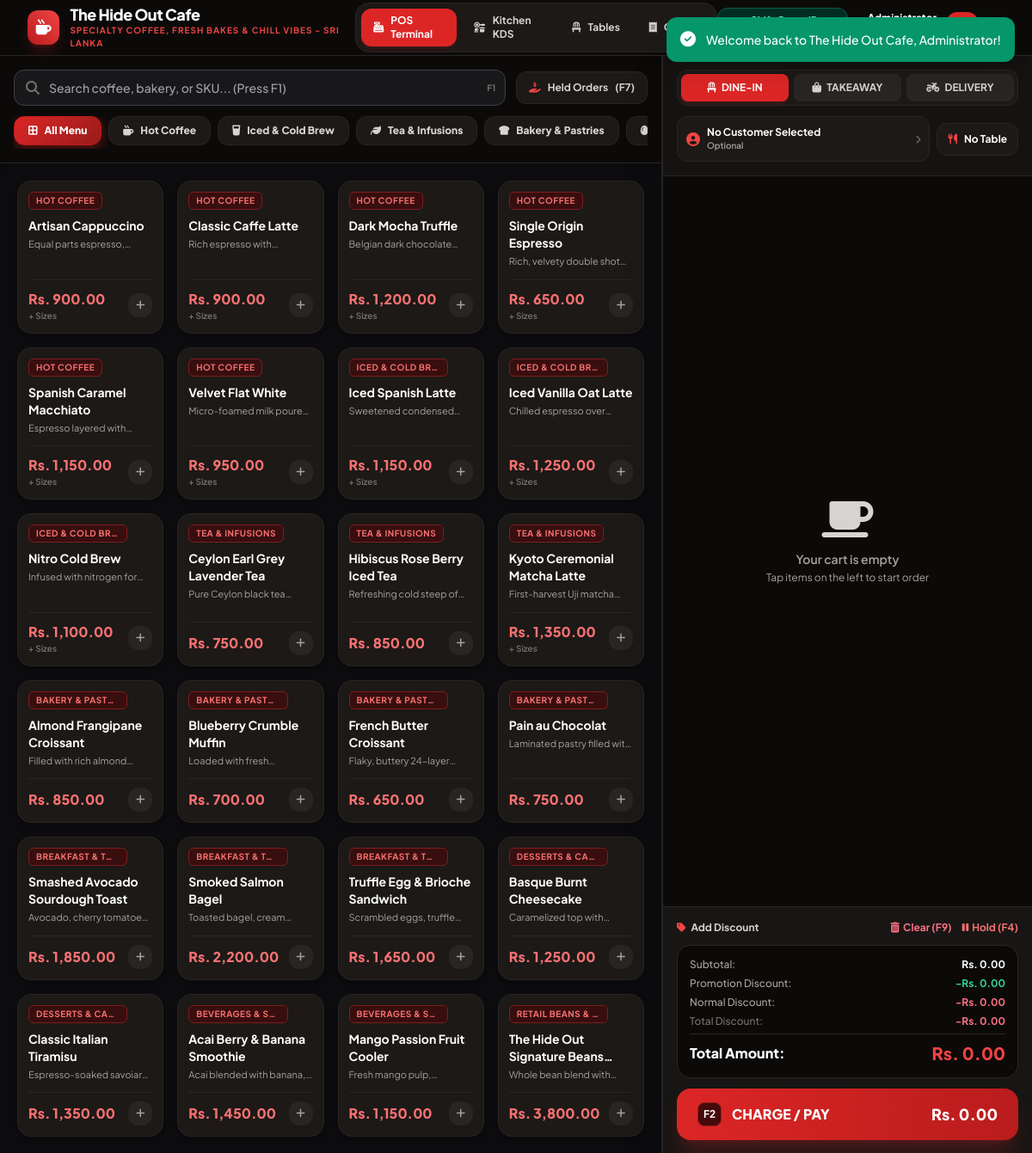
The app's page /pos.php (signed in) with its own data.
### tables this page shows
CREATE TABLE `categories` (
  `id` INT AUTO_INCREMENT PRIMARY KEY,
  `name` VARCHAR(100) NOT NULL,
  `slug` VARCHAR(100) NOT NULL UNIQUE,
  `icon` VARCHAR(50) DEFAULT 'fa-mug-hot',
  `sort_order` INT DEFAULT 0,
  `status` ENUM('active', 'inactive') NOT NULL DEFAULT 'active'
);

CREATE TABLE `products` (
  `id` INT AUTO_INCREMENT PRIMARY KEY,
  `category_id` INT NOT NULL,
  `name` VARCHAR(150) NOT NULL,
  `code` VARCHAR(50) NOT NULL UNIQUE,
  `description` TEXT NULL,
  `price` DECIMAL(10,2) NOT NULL DEFAULT 0.00,
  `cost_price` DECIMAL(10,2) NOT NULL DEFAULT 0.00,
  `image` VARCHAR(255) NULL,
  `track_stock` TINYINT(1) NOT NULL DEFAULT 1,
  `stock_quantity` INT NOT NULL DEFAULT 100,
  `alert_quantity` INT NOT NULL DEFAULT 15,
  `status` ENUM('active', 'inactive') NOT NULL DEFAULT 'active',
  FOREIGN KEY (`category_id`) REFERENCES `categories`(`id`) ON DELETE CASCADE
);

### config/database.php (called while the page is built, shortened)
<?php
class Database {
    private static ?Database $instance = null;
    private ?PDO $conn = null;
    private function __construct() {
        $dsn = "mysql:host=" . DB_HOST . ";port=" . DB_PORT . ";dbname=" . DB_NAME . ";charset=" . DB_CHARSET;
        $options = [
            PDO::ATTR_ERRMODE            => PDO::ERRMODE_EXCEPTION,
            PDO::ATTR_DEFAULT_FETCH_MODE => PDO::FETCH_ASSOC,
            PDO::ATTR_EMULATE_PREPARES   => false,
            PDO::MYSQL_ATTR_INIT_COMMAND => "SET NAMES " . DB_CHARSET
        ];
        try {
            $this->conn = new PDO($dsn, DB_USER, DB_PASS, $options);
        } catch (PDOException $e) {
            if ($e->getCode() == 1049) {
                die("<h3>Database Error:</h3><p>Database <code>" . DB_NAME . "</code> does not exist. Please import <code>database/database.sql</code> into MySQL first.</p>");
            }
            die("<h3>Database Connection Failed:</h3><p>" . htmlspecialchars($e->getMessage()) . "</p>");
        }
    }
    public static function getInstance(): Database {
        if (self::$instance === null) {
            self::$instance = new self();
        }
        return self::$instance;
    }
    public function fetchAll(string $sql, array $params = []): array {
        $stmt = $this->conn->prepare($sql);
        $stmt->execute($params);
        return $stmt->fetchAll();
    }
}
function db(): Database {
    return Database::getInstance();
}

### config/functions.php (called while the page is built, shortened)
<?php
require_once __DIR__ . '/database.php';
function e(?string $string): string {
    return htmlspecialchars($string ?? '', ENT_QUOTES, 'UTF-8');
}
function getSettings(?string $key = null) {
    static $settings = null;
    if ($settings === null) {
        try {
            $rows = db()->fetchAll("SELECT setting_key, setting_value FROM settings");
            $settings = [];
            foreach ($rows as $row) {
                $settings[$row['setting_key']] = $row['setting_value'];
            }
        } catch (Exception $e) {
            $settings = [
                'cafe_name' => 'The Hide Out Cafe',
                'cafe_tagline' => 'Artisan Coffee & Bistro - Sri Lanka',
                'cafe_phone' => '+94 77 123 4567',
                'cafe_email' => 'hello@thehideoutcafe.lk',
                'cafe_address' => 'No. 45 Beach Road, Colombo 03, Sri Lanka',
                'currency_symbol' => 'Rs.',
                'currency_code' => 'LKR',
                'tax_rate' => '0.00',
                'service_charge' => '0.00',
                'receipt_header' => "THE HIDE OUT CAFE\nSpecialty Coffee & Kitchen\nColombo, Sri Lanka",
                'receipt_footer' => "Thank you for visiting The Hide Out Cafe!\nFollow us on Instagram @TheHideOutCafeLK\nFree Wi-Fi: HideOutGuest / Pass: CoffeeTime",
                'invoice_prefix' => 'HOC-',
                'enable_loyalty' => '1',
                'points_per_dollar' => '1'
            ];
        }
    }
    if ($key !== null) {
        return $settings[$key] ?? null;
    }
    return $settings;
}

### pos.php (the view, shortened to what this page needs)
<?php
require_once __DIR__ . '/config/functions.php';
$settings = getSettings();
$categories = db()->fetchAll("SELECT * FROM categories WHERE status = 'active' ORDER BY sort_order ASC, name ASC");
$products = db()->fetchAll(
    "SELECT p.*, c.name as category_name
     FROM products p
     LEFT JOIN categories c ON p.category_id = c.id
     WHERE p.status = 'active'
     ORDER BY c.sort_order ASC, p.name ASC"
);
$preselectedTableName = 'No Table';
require_once __DIR__ . '/includes/header.php';
?>
<div class="flex-1 flex flex-col lg:flex-row overflow-hidden h-[calc(100vh-4rem)] bg-[#09090b]">
    <div class="flex-1 flex flex-col overflow-hidden bg-[#0c0c0e] border-r border-stone-800">
        <div class="p-4 bg-stone-950 border-b border-stone-800 space-y-3 shadow-md">
            <div class="flex items-center gap-3">
                <div class="relative flex-1">
                    <span class="absolute inset-y-0 left-0 pl-3.5 flex items-center text-stone-500 pointer-events-none">
                    </span>
                    <input type="text" id="pos-search-input" oninput="PosApp.onSearch(this.value)" placeholder="Search coffee, bakery, or SKU... (Press F1)" class="w-full pl-10 pr-10 py-2.5 bg-stone-900 border border-stone-800 rounded-xl text-sm font-medium text-white focus:bg-black focus:ring-2 focus:ring-red-600 focus:border-red-600 focus:outline-none transition placeholder-stone-500">
                    <span class="absolute inset-y-0 right-0 pr-3 flex items-center text-[10px] font-bold text-stone-500 pointer-events-none">F1</span>
                </div>
                <button onclick="PosApp.openHeldOrdersModal()" class="px-3.5 py-2.5 bg-stone-900 hover:bg-stone-800 text-stone-300 font-bold rounded-xl text-xs flex items-center gap-2 border border-stone-800 transition">
                    <i class="fa-solid fa-hand-holding-dollar text-red-500"></i>
                    <span class="hidden sm:inline">Held Orders</span> (F7)
                </button>
            </div>
            <div class="flex items-center gap-2 overflow-x-auto pb-1 no-scrollbar">
                <button onclick="PosApp.setCategory('all')" data-category="all" class="cat-pill active flex items-center gap-2 px-4 py-2 rounded-xl text-xs font-extrabold whitespace-nowrap bg-stone-900 text-stone-300 border border-stone-800 hover:bg-stone-800 transition">
                    <i class="fa-solid fa-border-all"></i><span>All Menu</span>
                </button>
                <?php foreach ($categories as $cat): ?>
                <button onclick="PosApp.setCategory(<?= $cat['id'] ?>)" data-category="<?= $cat['id'] ?>" class="cat-pill flex items-center gap-2 px-4 py-2 rounded-xl text-xs font-extrabold whitespace-nowrap bg-stone-900 text-stone-300 border border-stone-800 hover:bg-stone-800 transition">
                    <i class="fa-solid <?= e($cat['icon']) ?>"></i><span><?= e($cat['name']) ?></span>
                </button>
                <?php endforeach; ?>
            </div>
        </div>
        <div class="flex-1 overflow-y-auto p-4 sm:p-5">
            <div id="pos-products-grid" class="grid grid-cols-2 sm:grid-cols-3 md:grid-cols-4 xl:grid-cols-5 gap-3.5 sm:gap-4">
                <?php foreach ($products as $prod): ?>
                    <div onclick="PosApp.selectProduct(<?= $prod['id'] ?>)" data-category="<?= $prod['category_id'] ?>" data-name="<?= e($prod['name']) ?>" data-code="<?= e($prod['code']) ?>" class="pos-product-card bg-stone-900 border border-stone-800 rounded-2xl p-3 flex flex-col justify-between cursor-pointer hover:border-red-600 shadow-md group">
                        <div>
                            <div class="flex items-center justify-between mb-2">
                                <span class="text-[10px] font-bold uppercase tracking-wider text-red-400 bg-red-950/70 border border-red-900 px-2 py-0.5 rounded-md truncate max-w-[80%]"><?= e($prod['category_name']) ?></span>
                            </div>
                            <h4 class="font-bold text-white text-xs sm:text-sm leading-snug group-hover:text-red-400 transition line-clamp-2"><?= e($prod['name']) ?></h4>
                            <?php if (!empty($prod['description'])): ?>
                                <p class="text-[11px] text-stone-400 line-clamp-1 mt-1"><?= e($prod['description']) ?></p>
                            <?php endif; ?>
                        </div>
                        <div class="mt-3 pt-2.5 border-t border-stone-800 flex items-center justify-between">
                            <div>
                                <span class="text-sm sm:text-base font-black text-red-400"><?= $currency ?> <?= number_format($prod['price'], 2) ?></span>
                                <?php if (!empty($prod['variants'])): ?>
                                    <span class="block text-[10px] text-stone-500 font-semibold">+ Sizes</span>
                                <?php endif; ?>
                            </div>
                            <div class="w-7 h-7 rounded-xl bg-stone-800 group-hover:bg-red-600 text-stone-400 group-hover:text-white flex items-center justify-center text-xs transition shadow-xs">
                                <i class="fa-solid fa-plus"></i>
                            </div>
                        </div>
                    </div>
                <?php endforeach; ?>
            </div>
        </div>
    </div>
    <div class="w-full lg:w-[430px] flex flex-col justify-between bg-stone-950 border-l border-stone-800 shadow-2xl overflow-hidden">
        <div class="p-4 border-b border-stone-800 bg-stone-900/60 space-y-3">
            <div class="flex items-center gap-1.5 p-1 bg-stone-900 rounded-xl border border-stone-800">
                <button onclick="PosApp.setOrderType('dine_in')" data-type="dine_in" class="order-type-btn flex-1 py-2 px-3 rounded-lg text-xs font-bold uppercase transition bg-red-600 text-white shadow-md shadow-red-900/30">
                    <i class="fa-solid fa-chair mr-1"></i> Dine-In
                </button>
                <button onclick="PosApp.setOrderType('takeaway')" data-type="takeaway" class="order-type-btn flex-1 py-2 px-3 rounded-lg text-xs font-bold uppercase transition bg-stone-800 text-stone-300 hover:bg-stone-700">
                    <i class="fa-solid fa-bag-shopping mr-1"></i> Takeaway
                </button>
                <button onclick="PosApp.setOrderType('delivery')" data-type="delivery" class="order-type-btn flex-1 py-2 px-3 rounded-lg text-xs font-bold uppercase transition bg-stone-800 text-stone-300 hover:bg-stone-700">
                    <i class="fa-solid fa-motorcycle mr-1"></i> Delivery
                </button>
            </div>
            <div class="flex items-center justify-between gap-2">
                <button onclick="openModal('customer-search-modal')" class="flex-1 flex items-center justify-between p-2.5 bg-stone-900 border border-stone-800 rounded-xl hover:border-red-600 text-left transition shadow-xs">
                    <div class="flex items-center gap-2 overflow-hidden">
                        <i class="fa-solid fa-user-circle text-red-500 text-base flex-shrink-0"></i>
                        <div class="truncate">
                            <span id="pos-customer-name" class="block font-bold text-xs text-white truncate">No Customer Selected</span>
                            <span id="pos-customer-points" class="block text-[10px] text-stone-400 font-semibold">Optional</span>
                        </div>
                    </div>
                    <i class="fa-solid fa-chevron-right text-[10px] text-stone-500"></i>
                </button>
                <button id="pos-table-selector-btn" onclick="openModal('table-selection-modal')" class="flex items-center gap-2 px-3 py-2.5 bg-stone-900 border border-stone-800 rounded-xl hover:border-red-600 text-xs font-bold text-white transition shadow-xs">
                    <i class="fa-solid fa-utensils text-red-500"></i>
                    <span id="pos-selected-table-label" class="truncate max-w-[80px]"><?= e($preselectedTableName) ?></span>
                </button>
            </div>
        </div>
        <div id="pos-cart-items" class="flex-1 overflow-y-auto divide-y divide-stone-900 p-2"></div>
        <div class="p-4 bg-stone-900/80 border-t border-stone-800 space-y-3">
            <div class="flex items-center justify-between text-xs">
                <button onclick="openModal('discount-modal')" class="text-stone-300 hover:text-red-400 font-bold flex items-center gap-1.5">
                    <i class="fa-solid fa-tag text-red-500"></i> Add Discount
                </button>
                <div class="flex items-center gap-3">
                    <button onclick="PosApp.confirmClearCart()" class="text-rose-400 hover:text-rose-300 font-bold flex items-center gap-1" title="Clear Cart (F9)">
                        <i class="fa-solid fa-trash-can"></i> Clear (F9)
                    </button>
                    <button onclick="PosApp.holdCurrentOrder()" class="text-red-400 hover:text-red-300 font-bold flex items-center gap-1" title="Hold Order (F4)">
                        <i class="fa-solid fa-pause"></i> Hold (F4)
                    </button>
                </div>
            </div>
            <div class="bg-stone-950 p-3.5 rounded-2xl border border-stone-800 space-y-1.5 text-xs shadow-inner">
                <div class="flex justify-between text-stone-400 font-medium">
                    <span>Subtotal:</span>
                    <span id="pos-subtotal" class="font-bold text-white"><?= $currency ?> 0.00</span>
                </div>
                <div class="flex justify-between text-stone-400 font-medium">
                    <span>Promotion Discount:</span>
                    <span id="pos-promotion-discount" class="font-bold text-emerald-400">-<?= $currency ?> 0.00</span>
                </div>
                <div class="flex justify-between text-stone-400 font-medium">
                    <span>Normal Discount:</span>
                    <span id="pos-normal-discount" class="font-bold text-rose-400">-<?= $currency ?> 0.00</span>
                </div>
                <div class="flex justify-between text-stone-500 font-medium">
                    <span>Total Discount:</span>
                    <span id="pos-total-discount" class="font-bold text-rose-400">-<?= $currency ?> 0.00</span>
                </div>
                <div class="border-t border-stone-800 pt-2 flex justify-between items-center text-base font-black text-white">
                    <span>Total Amount:</span>
                    <span id="pos-grand-total" class="text-xl text-red-500"><?= $currency ?> 0.00</span>
                </div>
            </div>
            <button onclick="PosApp.openCheckoutModal()" class="w-full py-4 bg-gradient-to-r from-red-600 to-red-700 hover:from-red-500 hover:to-red-600 text-white font-black rounded-2xl text-base shadow-xl shadow-red-900/40 flex items-center justify-between px-6 transition duration-150 transform active:scale-98">
                <div class="flex items-center gap-3">
                    <span class="w-7 h-7 rounded-lg bg-red-950 flex items-center justify-center text-xs font-bold border border-red-800">F2</span>
                    <span>CHARGE / PAY</span>
                </div>
                <span id="pos-pay-btn-amount" class="text-lg"><?= $currency ?> 0.00</span>
            </button>
        </div>
    </div>
</div>
<?php require_once __DIR__ . '/includes/footer.php'; ?>

### assets/css/style.css (style rules this page uses)
:root { --primary: #dc2626; --primary-hover: #b91c1c; --primary-dark: #991b1b; --primary-light: #fee2e2; --dark-bg: #09090b; --dark-card: #18181b; --dark-border: #27272a; --text-main: #18181b; --text-light: #f4f4f5; --success: #10b981; --warning: #f59e0b; --danger: #ef4444; }
body { font-family: 'Plus Jakarta Sans', system-ui, -apple-system, BlinkMacSystemFont, 'Segoe UI', Roboto, sans-serif; background-color: #f4f4f6; color: #18181b; }
.pos-product-card { transition: transform 0.15s cubic-bezier(0.4, 0, 0.2, 1), box-shadow 0.15s cubic-bezier(0.4, 0, 0.2, 1), border-color 0.15s ease; user-select: none; }
.cat-pill.active { background: linear-gradient(135deg, #dc2626 0%, #991b1b 100%); color: #ffffff; box-shadow: 0 4px 14px rgba(220, 38, 38, 0.4); border-color: #b91c1c; }
input:not([type="checkbox"]):not([type="radio"]):not([type="hidden"]):not([type="submit"]):not([type="button"]), textarea, select { background-color: #18181b !important; color: #f4f4f5 !important; border: 1px solid #3f3f46 !important; border-radius: 0.75rem; }
input::placeholder, textarea::placeholder { color: #a1a1aa !important; }

### records on screen
categories: name "Hot Coffee"
categories: name "Iced & Cold Brew"
categories: name "Tea & Infusions"
categories: name "Bakery & Pastries"
products: category.name "HOT COFFEE", name "Artisan Cappuccino", description "Equal parts…", price "900.00", shows "+ Sizes"
products: category.name "HOT COFFEE", name "Classic Caffe Latte", description "Rich espresso…", price "900.00", shows "+ Sizes"
products: category.name "HOT COFFEE", name "Dark Mocha Truffle", description "Belgian dark…", price "1,200.00", shows "+ Sizes"
products: category.name "HOT COFFEE", name "Single Origin Espresso", description "Rich, velvety double…", price "650.00", shows "+ Sizes"
products: category.name "HOT COFFEE", name "Spanish Caramel Macchiato", description "Espresso layered…", price "1,150.00", shows "+ Sizes"
products: category.name "HOT COFFEE", name "Velvet Flat White", description "Micro-foamed milk…", price "950.00", shows "+ Sizes"
products: category.name "ICED & COLD BR…", name "Iced Spanish Latte", description "Sweetened…", price "1,150.00", shows "+ Sizes"
products: category.name "ICED & COLD BR…", name "Iced Vanilla Oat Latte", description "Chilled espresso…", price "1,250.00", shows "+ Sizes"
products: category.name "ICED & COLD BR…", name "Nitro Cold Brew", description "Infused with nitrogen…", price "1,100.00", shows "+ Sizes"
products: category.name "TEA & INFUSIONS", name "Ceylon Earl Grey Lavender Tea", description "Pure Ceylon black…", price "750.00"
products: category.name "TEA & INFUSIONS", name "Hibiscus Rose Berry Iced Tea", description "Refreshing cold steep…", price "850.00"
products: category.name "TEA & INFUSIONS", name "Kyoto Ceremonial Matcha Latte", description "First-harvest Uji…", price "1,350.00", shows "+ Sizes"
products: category.name "BAKERY & PAST…", name "Almond Frangipane Croissant", description "Filled with rich…", price "850.00"
products: category.name "BAKERY & PAST…", name "Blueberry Crumble Muffin", description "Loaded with…", price "700.00"
products: category.name "BAKERY & PAST…", name "French Butter Croissant", description "Flaky, buttery…", price "650.00"
products: category.name "BAKERY & PAST…", name "Pain au Chocolat", description "Laminated pastry filled…", price "750.00"
products: category.name "BREAKFAST & T…", name "Smashed Avocado Sourdough Toast", description "Avocado, cherry…", price "1,850.00"
products: category.name "BREAKFAST & T…", name "Smoked Salmon Bagel", description "Toasted bagel,…", price "2,200.00"
products: category.name "BREAKFAST & T…", name "Truffle Egg & Brioche Sandwich", description "Scrambled eggs,…", price "1,650.00"
products: category.name "DESSERTS & CA…", name "Basque Burnt Cheesecake", description "Caramelized top…", price "1,250.00"
products: category.name "DESSERTS & CA…", name "Classic Italian Tiramisu", description "Espresso-soaked…", price "1,350.00"
products: category.name "BEVERAGES & S…", name "Acai Berry & Banana Smoothie", description "Acai blended with…", price "1,450.00"
products: category.name "BEVERAGES & S…", name "Mango Passion Fruit Cooler", description "Fresh mango…", price "1,150.00"
products: category.name "RETAIL BEANS &…", name "The Hide Out Signature…", description "Whole bean blend…", price "3,800.00"

### other values on screen
$settings['cafe_name'] "The Hide Out Cafe"
$settings['cafe_tagline'] "SPECIALTY COFFEE, FRESH BAKES & CHILL VIBES - SRI LANKA"
$preselectedTableName "No Table"
